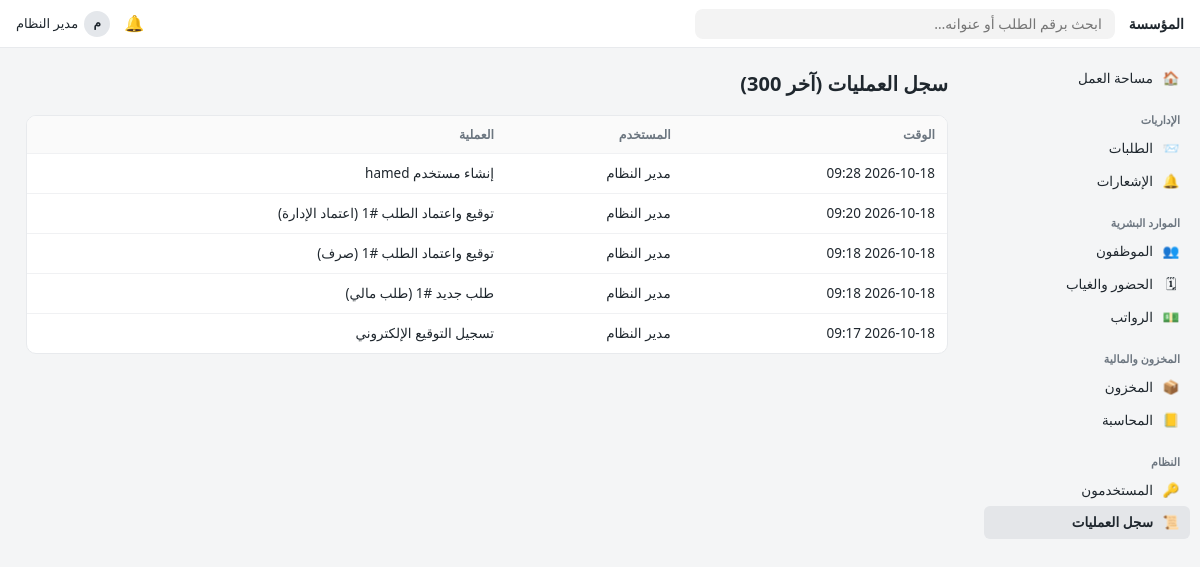
The app's page /audit (signed in) with its own data.
### tables this page shows
CREATE TABLE users(
 id INTEGER PRIMARY KEY, username TEXT UNIQUE NOT NULL, password_hash TEXT NOT NULL,
 full_name TEXT NOT NULL, role TEXT NOT NULL,
 employee_id INTEGER REFERENCES employees(id), active INTEGER DEFAULT 1, signature TEXT);

CREATE TABLE audit(
 id INTEGER PRIMARY KEY, user_id INTEGER, action TEXT, at TEXT);

### app.py (the view)
@app.route("/audit")
@login_required(())
def audit():
    if not has_role(current_user(), "admin"):
        abort(403)
    rows = q("SELECT a.*, u.full_name who FROM audit a LEFT JOIN users u ON u.id=a.user_id ORDER BY a.id DESC LIMIT 300")
    return render_template("audit.html", rows=rows)

### app.py (called while the page is built)
def db():
    if "db" not in g:
        g.db = sqlite3.connect(DB_PATH)
        g.db.row_factory = sqlite3.Row
        g.db.execute("PRAGMA foreign_keys=ON")
    return g.db

def q(sql, args=(), one=False):
    rows = db().execute(sql, args).fetchall()
    if one:
        return rows[0] if rows else None
    return rows

def current_user():
    if "_user" not in g:
        uid = session.get("uid")
        g._user = q("SELECT * FROM users WHERE id=? AND active=1", (uid,), one=True) if uid else None
    return g._user

def has_role(u, *roles):
    return bool(u) and (u["role"] == "admin" or u["role"] in roles)

def login_required(roles=None):
    def deco(f):
        @wraps(f)
        def w(*a, **k):
            u = current_user()
            if not u:
                return redirect(url_for("login", next=request.path))
            if roles and not has_role(u, *roles):
                abort(403)
            return f(*a, **k)
        return w
    return deco

def csrf_token():
    if "csrf" not in session:
        session["csrf"] = secrets.token_hex(16)
    return session["csrf"]

@app.before_request
def csrf_protect():
    if request.method == "POST":
        tok = session.get("csrf", "")
        if not tok or not secrets.compare_digest(tok, request.form.get("csrf", "")):
            abort(400)

@app.after_request
def headers(resp):
    resp.headers["X-Content-Type-Options"] = "nosniff"
    resp.headers["X-Frame-Options"] = "DENY"
    resp.headers["Referrer-Policy"] = "same-origin"
    resp.headers["Content-Security-Policy"] = "default-src 'self'; style-src 'self' 'unsafe-inline'; img-src 'self' data:"
    return resp

@app.context_processor
def inject():
    u = current_user()
    pending = len(pending_for(u)) if u else 0
    unread = q("SELECT COUNT(*) c FROM notifications WHERE user_id=? AND read=0", (u["id"],), one=True)["c"] if u else 0
    return dict(user=u, org=ORG_NAME, ROLES=ROLES, TYPES=TYPES, STEP_KINDS=STEP_KINDS, CATEGORIES=CATEGORIES, unread=unread, STATUS=STATUS, ATT=ATT,
                ACCOUNTS=ACCOUNTS, csrf_token=csrf_token, pending_count=pending,
                can=lambda *r: has_role(u, *r), today=date.today().isoformat())

def pending_for(u):
    if not u:
        return []
    rows = q(REQ_SQL + "WHERE r.status='pending' ORDER BY r.id DESC")
    return [r for r in rows if can_act(u, r)]

### templates/audit.html
{% extends "base.html" %}{% block body %}
<h1>سجل العمليات (آخر 300)</h1>
<div class="scroll"><table><tr><th>الوقت</th><th>المستخدم</th><th>العملية</th></tr>
{% for a in rows %}<tr><td>{{ a.at }}</td><td>{{ a.who or '—' }}</td><td>{{ a.action }}</td></tr>{% endfor %}</table></div>{% endblock %}

### templates/base.html (shortened to what this page needs)
{% macro side(endpoint, label, icon, roles=(), active=(), badge=0) %}{% if not roles or can(*roles) %}<a class="side-item {{ 'active' if request.endpoint in (active or (endpoint,)) }}" href="{{ url_for(endpoint) }}"><span class="ic">{{ icon }}</span>{{ label }}{% if badge %}<span class="cnt">{{ badge }}</span>{% endif %}</a>{% endif %}{% endmacro %}
<!doctype html>
<html lang="ar" dir="rtl"><head><meta charset="utf-8">
<link rel="stylesheet" href="{{ url_for('static', filename='style.css') }}"></head><body>
{% if user %}
<div class="navbar">
 <a class="brand" href="{{ url_for('dashboard') }}">{{ org }}</a>
 <form class="search" method="get" action="{{ url_for('search') }}"><input type="search" name="q" placeholder="ابحث برقم الطلب أو عنوانه…"></form>
 <div class="nav-right">
  <a class="bell" href="{{ url_for('notifications') }}" title="الإشعارات">🔔{% if unread %}<span class="n">{{ unread }}</span>{% endif %}</a>
  <details class="menu"><summary><span class="avatar">{{ user.full_name[:1] }}</span>{{ user.full_name }}</summary>
   </details>
 </div>
</div>
<div class="layout">
 <aside class="sidebar">
  {{ side('dashboard','مساحة العمل','🏠') }}
  <div class="side-title">الإداريات</div>
  {{ side('requests_list','الطلبات','📨',active=('requests_list','request_view','request_new'),badge=pending_count) }}
  {{ side('notifications','الإشعارات','🔔',badge=unread) }}
  {% if can('hr','manager','accountant') %}<div class="side-title">الموارد البشرية</div>{% endif %}
  {{ side('employees','الموظفون','👥',('hr','manager'),('employees','employee_edit')) }}
  {{ side('attendance','الحضور والغياب','🗓',('hr','manager')) }}
  {{ side('payroll','الرواتب','💵',('hr','accountant')) }}
  {% if can('store','manager','accountant') %}<div class="side-title">المخزون والمالية</div>{% endif %}
  {{ side('inventory','المخزون','📦',('store','manager'),('inventory','inventory_moves')) }}
  {{ side('accounting','المحاسبة','📒',('accountant',)) }}
  {% if user.role=='admin' %}<div class="side-title">النظام</div>
  {{ side('users','المستخدمون','🔑') }}{{ side('audit','سجل العمليات','📜') }}{% endif %}
 </aside>
 <div class="page">
{% else %}<div class="public">{% endif %}
{% block body %}{% endblock %}
{% if user %}</div></div>{% else %}</div>{% endif %}
</body></html>

### static/style.css (style rules this page uses)
:root { --bg:#f4f5f6;--card:#fff;--border:#e8eaed;--text:#1f272e;--muted:#6c7680;--dark:#171717;--accent:#2490ef; --green:#16794c;--green-bg:#e3f6ea;--orange:#b25400;--orange-bg:#fff0dd;--red:#c0302b;--red-bg:#fde8e7;--blue:#1a5fb4;--blue-bg:#e5f0fd;--gray-bg:#efefef }
* { box-sizing:border-box }
body { margin:0;font-family:"Segoe UI",Tahoma,Arial,sans-serif;background:var(--bg);color:var(--text);line-height:1.55;font-size:14px }
a { color:var(--accent);text-decoration:none }
.navbar { position:sticky;top:0;z-index:20;height:48px;background:#fff;border-bottom:1px solid var(--border);display:flex;align-items:center;gap:14px;padding:0 16px }
.brand { font-weight:700;color:var(--text);white-space:nowrap }
.navbar form.search { flex:1;max-width:420px }
.navbar input[type=search] { background:#f3f3f3;border:1px solid transparent;border-radius:8px;height:30px;padding:0 12px }
.nav-right { margin-inline-start:auto;display:flex;align-items:center;gap:14px }
.bell { position:relative;color:var(--text);font-size:16px }
details.menu { position:relative }
details.menu summary { list-style:none;cursor:pointer;display:flex;align-items:center;gap:6px;font-size:13px }
.avatar { width:26px;height:26px;border-radius:50%;background:#e4e7eb;display:inline-flex;align-items:center;justify-content:center;font-weight:600;font-size:12px }
.layout { display:flex;max-width:1480px;margin:0 auto }
.sidebar { width:226px;flex:none;padding:14px 10px;position:sticky;top:48px;height:calc(100vh - 48px);overflow:auto }
.side-title { font-size:11px;color:var(--muted);margin:16px 10px 4px;font-weight:600 }
.side-item { display:flex;gap:9px;align-items:center;padding:6px 10px;border-radius:6px;color:var(--text);font-size:13.5px }
.side-item.active { background:#e4e6e9;font-weight:600 }
.side-item .ic { width:18px;text-align:center }
.page { flex:1;min-width:0;padding:20px 26px 48px }
h1 { font-size:20px;font-weight:700;margin:0 0 16px;display:flex;align-items:center;gap:10px;flex-wrap:wrap }
table { width:100%;border-collapse:separate;border-spacing:0;background:var(--card);border:1px solid var(--border);border-radius:10px;overflow:hidden }
th,td { padding:9px 12px;text-align:start;border-bottom:1px solid #f0f1f3;font-size:13.5px;vertical-align:top }
th { background:#fafafa;color:var(--muted);font-weight:600;font-size:12.5px }
tr:last-child td { border-bottom:0 }
.scroll { overflow-x:auto }
input,select,textarea { font:inherit;padding:6px 10px;border:1px solid #dcdfe3;border-radius:8px;width:100%;background:#f7f7f8;color:var(--text) }

### records on screen
users: full_name "م", full_name "مدير النظام"
audit: at "2026-10-18 09:28", full_name "مدير النظام", action "إنشاء مستخدم hamed"
audit: at "2026-10-18 09:20", full_name "مدير النظام", action "توقيع واعتماد الطلب #1 (اعتماد الإدارة)"
audit: at "2026-10-18 09:18", full_name "مدير النظام", action "توقيع واعتماد الطلب #1 (صرف)"
audit: at "2026-10-18 09:18", full_name "مدير النظام", action "طلب جديد #1 (طلب مالي)"
audit: at "2026-10-18 09:17", full_name "مدير النظام", action "تسجيل التوقيع الإلكتروني"

### other values on screen
{{ org }} "المؤسسة"
{{ icon }} "🏠 📨 🔔 👥 🗓 💵 📦 📒 🔑 📜"
{{ label }} "مساحة العمل الطلبات الإشعارات الموظفون الحضور والغياب الرواتب المخزون المحاسبة المستخدمون سجل العمليات"
